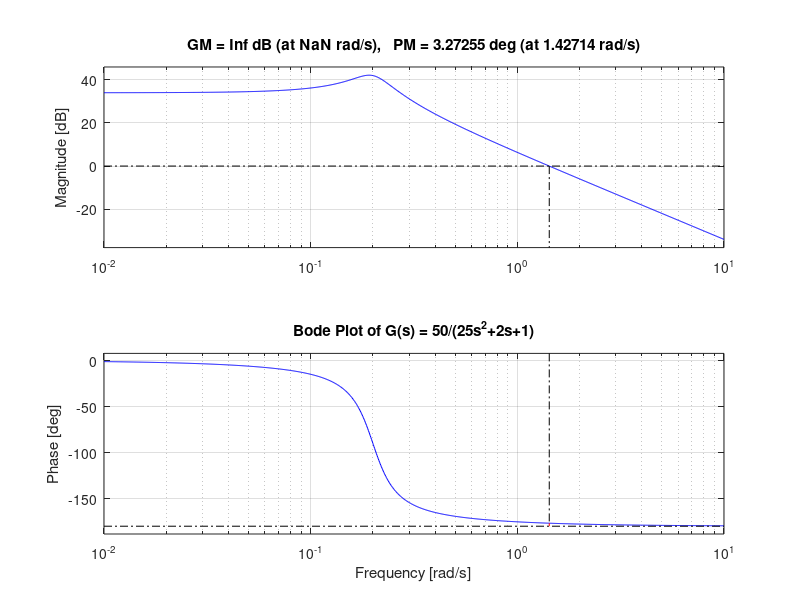
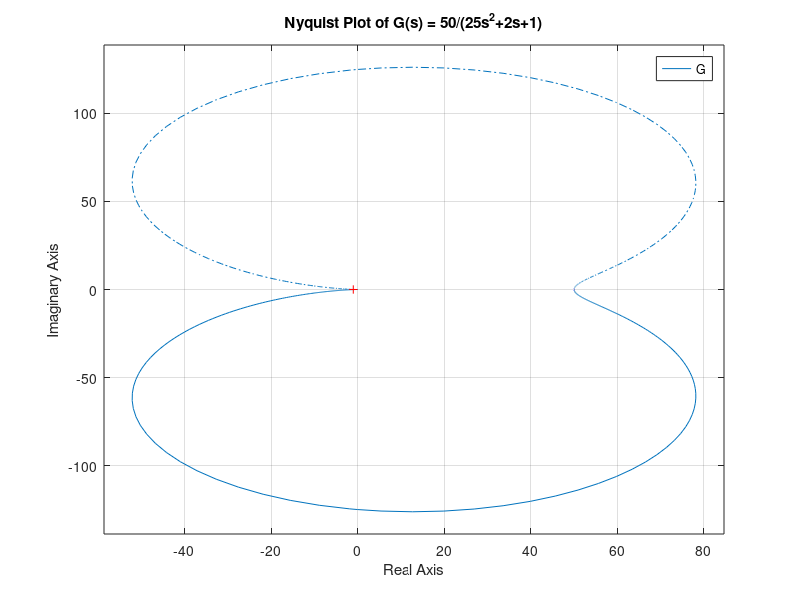
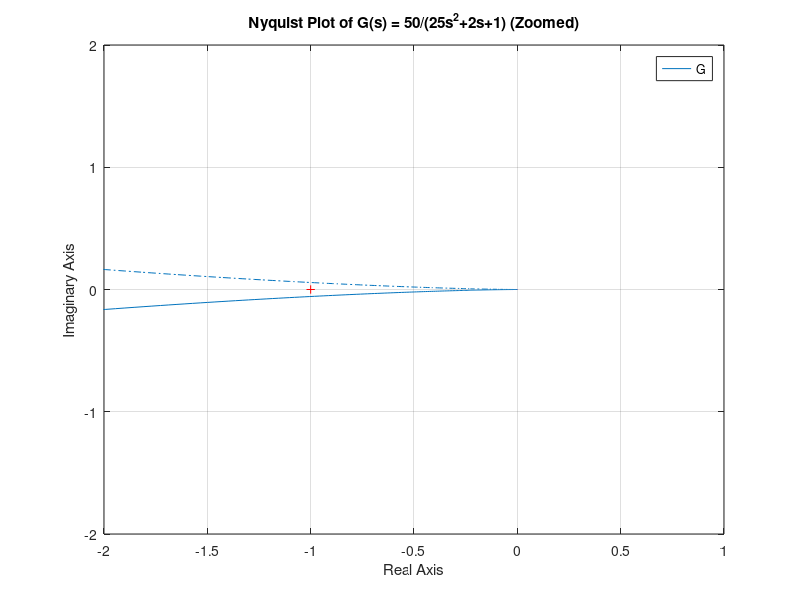
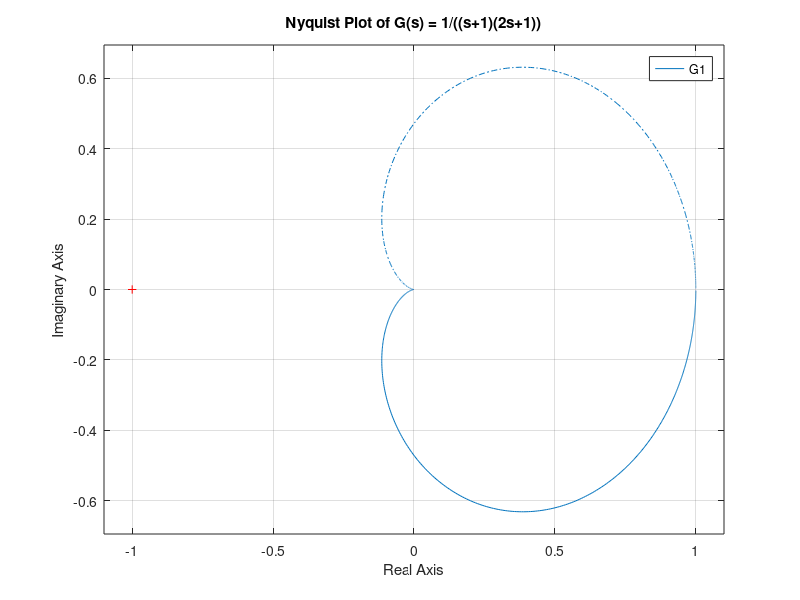

These charts were generated, in order, by the following MATLAB code:
%% 任务3: Bode图与Nyquist图
% Example 4-8: Bode plot with gain/phase margins
% Example 4-10: Nyquist plot
% Exercise 4-15: Nyquist plots for two systems
% Fixed: added mkdir for output directories.

clc;
clear;
close all;

% Ensure output directories exist
if ~exist('results/logs', 'dir'), mkdir('results/logs'); end
if ~exist('results/figures', 'dir'), mkdir('results/figures'); end

diary('results/logs/Task03_output.log');

fprintf('Task 3: Bode and Nyquist Plots\n\n');

%% 第1部分: 示例4-8 Bode图
fprintf('Part 1: Bode Plot (Example 4-8)\n\n');

% System: G(s) = 50 / (25s^2 + 2s + 1)
num = [50];
den = [25, 2, 1];
G = tf(num, den);

fprintf('System: G(s) = 50 / (25s^2 + 2s + 1)\n\n');

% Bode plot with margin
figure;
margin(G);
title('Bode Plot of G(s) = 50/(25s^2+2s+1)');
grid on;
saveas(gcf, 'results/figures/Task03_Figure_01.png');
fprintf('Figure 1 saved: Bode plot with margins.\n');

% Get gain and phase margins
[Gm, Pm, Wcg, Wcp] = margin(G);
fprintf('Gain Margin (Gm) = %.4f (%.2f dB)\n', Gm, 20*log10(Gm));
fprintf('Phase Margin (Pm) = %.4f deg\n', Pm);
fprintf('Phase crossover frequency (Wcg) = %.4f rad/s\n', Wcg);
fprintf('Gain crossover frequency (Wcp) = %.4f rad/s\n\n', Wcp);

%% 第2部分: 示例4-10 Nyquist图
fprintf('Part 2: Nyquist Plot (Example 4-10)\n\n');

figure;
nyquist(G);
title('Nyquist Plot of G(s) = 50/(25s^2+2s+1)');
grid on;
saveas(gcf, 'results/figures/Task03_Figure_02.png');
fprintf('Figure 2 saved: Nyquist plot.\n');

% Also show zoomed Nyquist around critical point
figure;
nyquist(G);
title('Nyquist Plot of G(s) = 50/(25s^2+2s+1) (Zoomed)');
axis([-2, 1, -2, 2]);
grid on;
saveas(gcf, 'results/figures/Task03_Figure_03.png');
fprintf('Figure 3 saved: Nyquist plot (zoomed).\n\n');

%% 第3部分: 习题4-15 两个系统的Nyquist图
fprintf('Part 3: Nyquist Plots (Exercise 4-15)\n\n');

% System (1): G(s) = 1/((s+1)(2s+1))
num1 = [1];
den1 = conv([1, 1], [2, 1]);
G1 = tf(num1, den1);

fprintf('System (1): G(s) = 1/((s+1)(2s+1))\n\n');

figure;
nyquist(G1);
title('Nyquist Plot of G(s) = 1/((s+1)(2s+1))');
grid on;
saveas(gcf, 'results/figures/Task03_Figure_04.png');
fprintf('Figure 4 saved: Nyquist plot for System (1).\n');

% System (2): G(s) = 1/(s^2(s+1)(2s+1))
num2 = [1];
den2 = conv([1, 0, 0], conv([1, 1], [2, 1]));
G2 = tf(num2, den2);

fprintf('System (2): G(s) = 1/(s^2(s+1)(2s+1))\n\n');

figure;
nyquist(G2);
title('Nyquist Plot of G(s) = 1/(s^2(s+1)(2s+1))');
grid on;
saveas(gcf, 'results/figures/Task03_Figure_05.png');
fprintf('Figure 5 saved: Nyquist plot for System (2).\n');

% Compare the two Nyquist plots
figure;
subplot(1, 2, 1);
nyquist(G1);
title('System (1): G(s)=1/((s+1)(2s+1))');
grid on;
subplot(1, 2, 2);
nyquist(G2);
title('System (2): G(s)=1/(s^2(s+1)(2s+1))');
grid on;
saveas(gcf, 'results/figures/Task03_Figure_06.png');
fprintf('Figure 6 saved: Comparison of Nyquist plots.\n');

fprintf('\nTask 3 completed.\n');
diary off;
